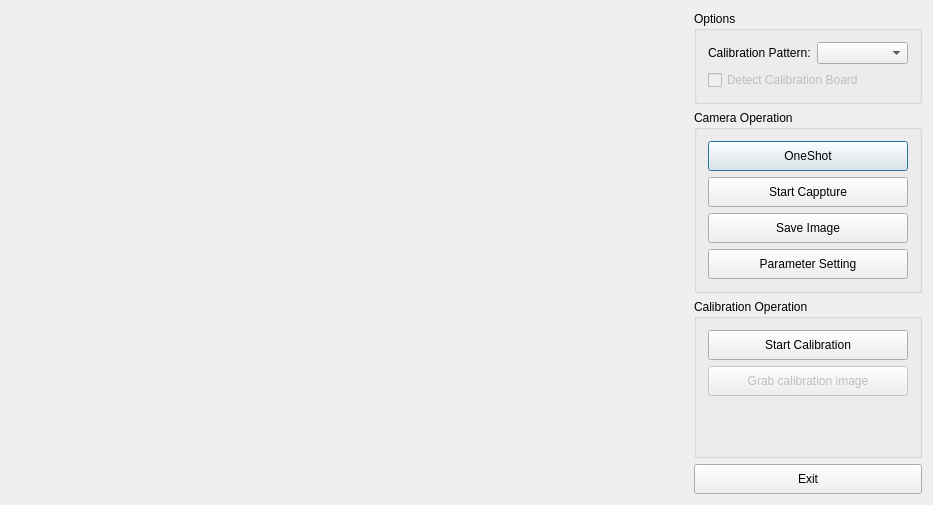
<?xml version="1.0" encoding="UTF-8"?>
<ui version="4.0">
 <class>SingleCameraCalibrationDialogClass</class>
 <widget class="QDialog" name="SingleCameraCalibrationDialogClass">
  <property name="geometry">
   <rect>
    <x>0</x>
    <y>0</y>
    <width>933</width>
    <height>505</height>
   </rect>
  </property>
  <property name="sizePolicy">
   <sizepolicy hsizetype="Preferred" vsizetype="Preferred">
    <horstretch>0</horstretch>
    <verstretch>0</verstretch>
   </sizepolicy>
  </property>
  <property name="minimumSize">
   <size>
    <width>0</width>
    <height>0</height>
   </size>
  </property>
  <property name="windowTitle">
   <string>Single Camera Calibration</string>
  </property>
  <layout class="QHBoxLayout" name="horizontalLayout">
   <item>
    <widget class="QWidget" name="canvas" native="true">
     <property name="sizePolicy">
      <sizepolicy hsizetype="Expanding" vsizetype="Expanding">
       <horstretch>0</horstretch>
       <verstretch>0</verstretch>
      </sizepolicy>
     </property>
    </widget>
   </item>
   <item>
    <layout class="QVBoxLayout" name="verticalLayout_2">
     <item>
      <widget class="QGroupBox" name="gbOptions">
       <property name="sizePolicy">
        <sizepolicy hsizetype="Minimum" vsizetype="Minimum">
         <horstretch>0</horstretch>
         <verstretch>0</verstretch>
        </sizepolicy>
       </property>
       <property name="title">
        <string>Options</string>
       </property>
       <layout class="QGridLayout" name="gridLayout_2">
        <item row="2" column="1">
         <widget class="QComboBox" name="cmbCalibPattern">
          <property name="sizePolicy">
           <sizepolicy hsizetype="Minimum" vsizetype="Fixed">
            <horstretch>0</horstretch>
            <verstretch>0</verstretch>
           </sizepolicy>
          </property>
         </widget>
        </item>
        <item row="2" column="0">
         <widget class="QLabel" name="label">
          <property name="text">
           <string>Calibration Pattern:</string>
          </property>
         </widget>
        </item>
        <item row="3" column="0" colspan="2">
         <widget class="QCheckBox" name="ckbDetectCalibBoard">
          <property name="enabled">
           <bool>false</bool>
          </property>
          <property name="sizePolicy">
           <sizepolicy hsizetype="Maximum" vsizetype="Fixed">
            <horstretch>0</horstretch>
            <verstretch>0</verstretch>
           </sizepolicy>
          </property>
          <property name="text">
           <string>Detect Calibration Board</string>
          </property>
         </widget>
        </item>
       </layout>
      </widget>
     </item>
     <item>
      <widget class="QGroupBox" name="gbCamOperations">
       <property name="sizePolicy">
        <sizepolicy hsizetype="Fixed" vsizetype="Preferred">
         <horstretch>0</horstretch>
         <verstretch>0</verstretch>
        </sizepolicy>
       </property>
       <property name="title">
        <string>Camera Operation</string>
       </property>
       <layout class="QVBoxLayout" name="verticalLayout">
        <item>
         <widget class="QPushButton" name="btnOneShot">
          <property name="sizePolicy">
           <sizepolicy hsizetype="Fixed" vsizetype="Fixed">
            <horstretch>0</horstretch>
            <verstretch>0</verstretch>
           </sizepolicy>
          </property>
          <property name="minimumSize">
           <size>
            <width>200</width>
            <height>30</height>
           </size>
          </property>
          <property name="maximumSize">
           <size>
            <width>16777215</width>
            <height>30</height>
           </size>
          </property>
          <property name="text">
           <string>OneShot</string>
          </property>
         </widget>
        </item>
        <item>
         <widget class="QPushButton" name="btnCapture">
          <property name="sizePolicy">
           <sizepolicy hsizetype="Fixed" vsizetype="Fixed">
            <horstretch>0</horstretch>
            <verstretch>0</verstretch>
           </sizepolicy>
          </property>
          <property name="minimumSize">
           <size>
            <width>200</width>
            <height>30</height>
           </size>
          </property>
          <property name="maximumSize">
           <size>
            <width>16777215</width>
            <height>30</height>
           </size>
          </property>
          <property name="text">
           <string>Start Cappture</string>
          </property>
         </widget>
        </item>
        <item>
         <widget class="QPushButton" name="btnSaveImage">
          <property name="sizePolicy">
           <sizepolicy hsizetype="Fixed" vsizetype="Fixed">
            <horstretch>0</horstretch>
            <verstretch>0</verstretch>
           </sizepolicy>
          </property>
          <property name="minimumSize">
           <size>
            <width>200</width>
            <height>30</height>
           </size>
          </property>
          <property name="maximumSize">
           <size>
            <width>16777215</width>
            <height>30</height>
           </size>
          </property>
          <property name="text">
           <string>Save Image</string>
          </property>
         </widget>
        </item>
        <item>
         <widget class="QPushButton" name="btnParameter">
          <property name="sizePolicy">
           <sizepolicy hsizetype="Fixed" vsizetype="Fixed">
            <horstretch>0</horstretch>
            <verstretch>0</verstretch>
           </sizepolicy>
          </property>
          <property name="minimumSize">
           <size>
            <width>200</width>
            <height>30</height>
           </size>
          </property>
          <property name="maximumSize">
           <size>
            <width>16777215</width>
            <height>30</height>
           </size>
          </property>
          <property name="text">
           <string>Parameter Setting</string>
          </property>
         </widget>
        </item>
       </layout>
      </widget>
     </item>
     <item>
      <widget class="QGroupBox" name="gbCalibOperations">
       <property name="title">
        <string>Calibration Operation</string>
       </property>
       <layout class="QVBoxLayout" name="verticalLayout_5">
        <item>
         <widget class="QPushButton" name="btnCalibration">
          <property name="sizePolicy">
           <sizepolicy hsizetype="Fixed" vsizetype="Fixed">
            <horstretch>0</horstretch>
            <verstretch>0</verstretch>
           </sizepolicy>
          </property>
          <property name="minimumSize">
           <size>
            <width>200</width>
            <height>30</height>
           </size>
          </property>
          <property name="maximumSize">
           <size>
            <width>16777215</width>
            <height>30</height>
           </size>
          </property>
          <property name="text">
           <string>Start Calibration</string>
          </property>
         </widget>
        </item>
        <item>
         <widget class="QPushButton" name="btnGrabCalibImage">
          <property name="enabled">
           <bool>false</bool>
          </property>
          <property name="sizePolicy">
           <sizepolicy hsizetype="Fixed" vsizetype="Fixed">
            <horstretch>0</horstretch>
            <verstretch>0</verstretch>
           </sizepolicy>
          </property>
          <property name="minimumSize">
           <size>
            <width>200</width>
            <height>30</height>
           </size>
          </property>
          <property name="maximumSize">
           <size>
            <width>16777215</width>
            <height>30</height>
           </size>
          </property>
          <property name="text">
           <string>Grab calibration image</string>
          </property>
         </widget>
        </item>
        <item>
         <spacer name="verticalSpacer">
          <property name="orientation">
           <enum>Qt::Vertical</enum>
          </property>
          <property name="sizeHint" stdset="0">
           <size>
            <width>20</width>
            <height>40</height>
           </size>
          </property>
         </spacer>
        </item>
       </layout>
      </widget>
     </item>
     <item>
      <widget class="QPushButton" name="btnExit">
       <property name="sizePolicy">
        <sizepolicy hsizetype="Minimum" vsizetype="Fixed">
         <horstretch>0</horstretch>
         <verstretch>0</verstretch>
        </sizepolicy>
       </property>
       <property name="minimumSize">
        <size>
         <width>200</width>
         <height>30</height>
        </size>
       </property>
       <property name="maximumSize">
        <size>
         <width>16777215</width>
         <height>30</height>
        </size>
       </property>
       <property name="text">
        <string>Exit</string>
       </property>
      </widget>
     </item>
    </layout>
   </item>
  </layout>
 </widget>
 <layoutdefault spacing="6" margin="11"/>
 <resources/>
 <connections/>
</ui>
